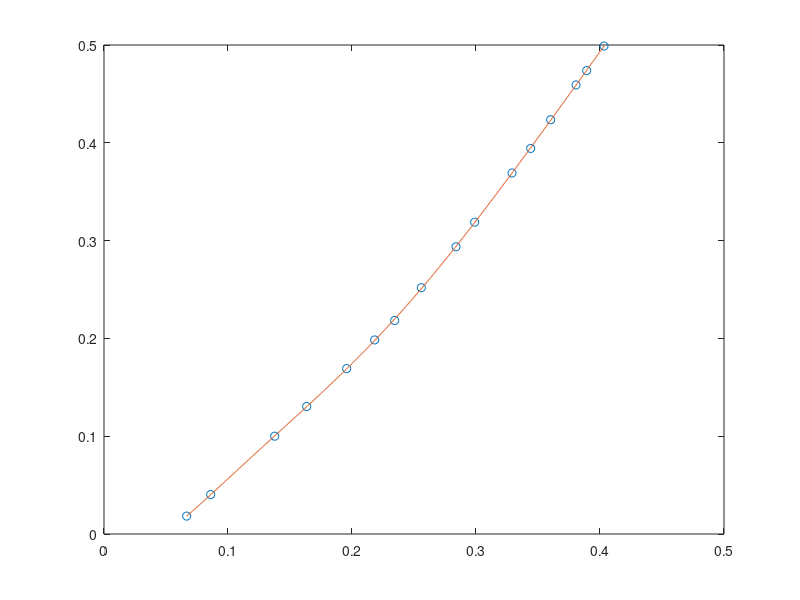
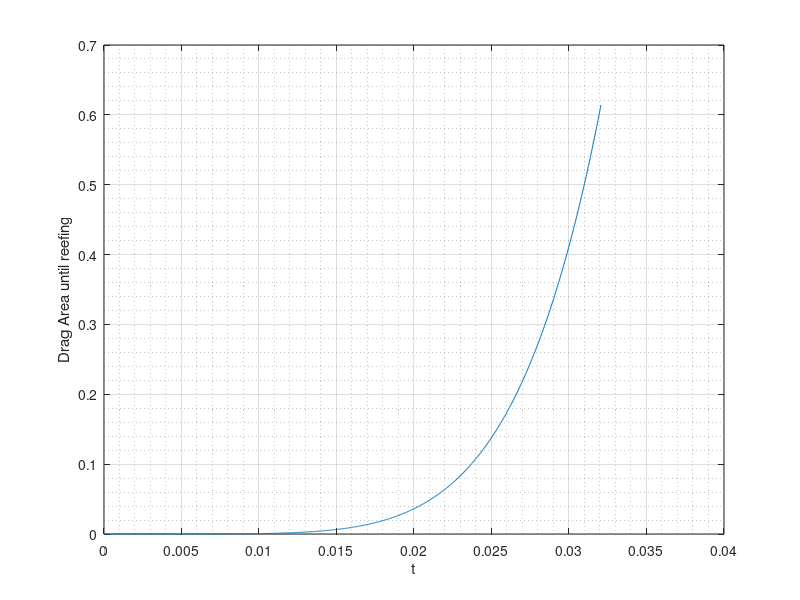
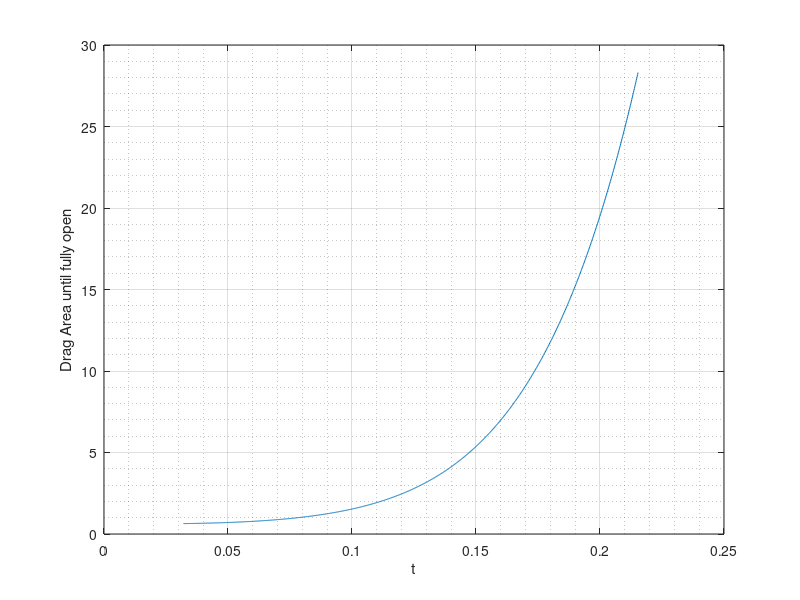

Recreate these plots in MATLAB, in order.
clear
clc
close all

load ParachuteData.mat
load ParachuteDataCoeffs.mat

p = polyfit(ReefingLineRatio, ReefingRatio, 7);

x1 = linspace(ReefingLineRatio(1), ReefingLineRatio(end), 1000);
y1 = polyval(p, x1);

figure()
plot(ReefingLineRatio, ReefingRatio, "o")
hold on
plot(x1, y1)

Cd_p = 0.97;
D_0 = 6.096;
A_p = (D_0^2)/4 * pi;

DragArea_dis = Cd_p*A_p;

DryMass = 46;
Desc_V = 35;

D = DryMass*9.81;

DragArea_reefed = D/(0.5 * 1.2 * Desc_V^2);

ReefingRatio = DragArea_reefed./DragArea_dis;

f = @(x) p(1)*x^7 + p(2)*x^6 + p(3)*x^5 + p(4)*x^4 + p(5)*x^3 + p(6)*x^2 + p(7)*x^1 + p(8)*x^0 - ReefingRatio;

tau = fzero(f, 0.4);

D_r = tau*D_0;

Area_reefed = D_r^2/4 * pi;

Cd_r = DragArea_reefed./Area_reefed;

n = 2.5;
V_r = 70;
V_d = Desc_V;

t_f1 = n*D_0/V_r * (DragArea_reefed/DragArea_dis)^0.5;
t_f2 = n*D_0/V_r * ((DragArea_dis - DragArea_reefed)/DragArea_dis)^0.5;


ti = 0.5*D_0/V_d;
DragArea_i = DragArea_reefed;

eta = (0./DragArea_reefed)^0.5;

t = linspace(0, t_f1, 1000);

DragArea = DragArea_reefed.*((1-eta).*(t./(t_f1 - 0)).^3 + eta ).^2;

figure()
plot(t, DragArea)
xlabel("t")
ylabel("Drag Area until reefing")
grid on 
grid minor


DragArea_i = DragArea_reefed;

eta = (DragArea_i./DragArea_dis)^0.5;

t = linspace(t_f1, t_f2, 1000);

DragArea = DragArea_dis.*((1-eta).*(t./(t_f2 - 0)).^3 + eta ).^2;
figure()
plot(t, DragArea)
xlabel("t")
ylabel("Drag Area until fully open")
grid on 
grid minor